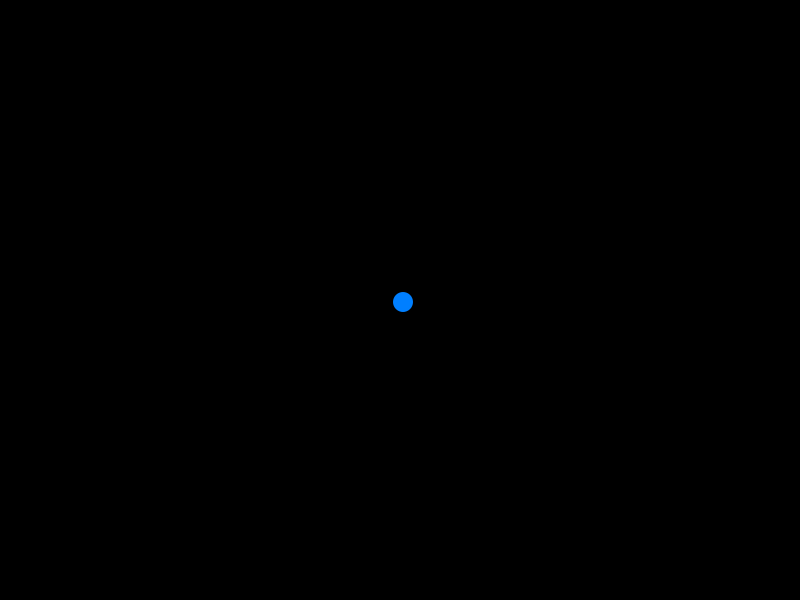
Frame 1 (no input)
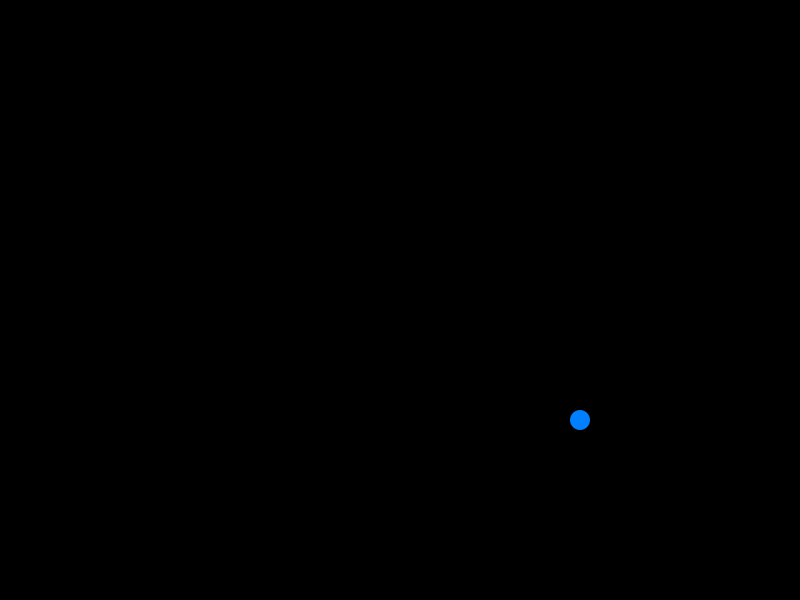
Frame 60 (the mouse pressed at the canvas centre just before this capture)
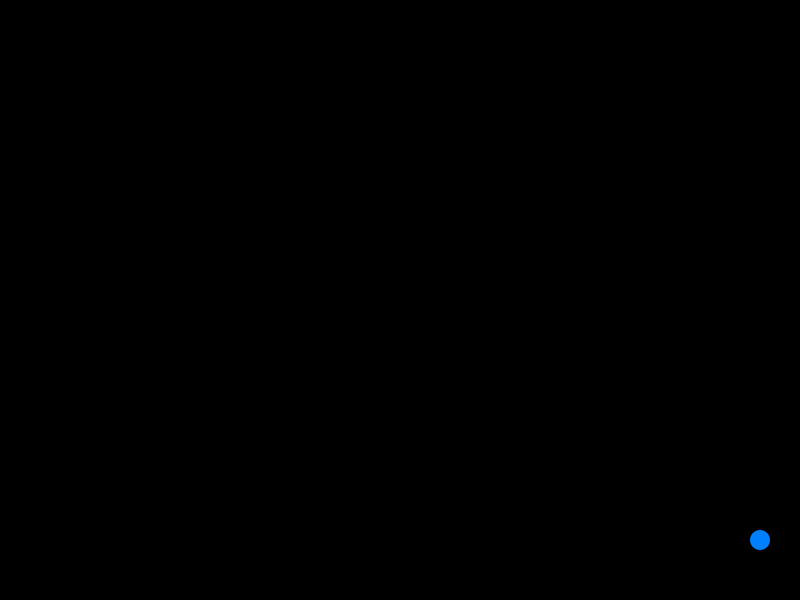
Frame 120 (the mouse held since frame 60 and released just before this capture)

The Processing sketch that drew these frames (run headless with seeded random() and noise(); from frame 60 on, the mouse is pressed at the canvas centre):

// Processing sketch: w04_03
// ── w04_03.pde
float locationX, locationY; //円の中心位置を格納する変数
float velocityX, velocityY; //円の速度を格納する変数

void setup() {
  size(800, 600); //800x600 pixelの画面を生成
  frameRate(60);  //フレームレート
  locationX = width/2; //円の初期位置X
  locationY = height/2; //円の初期位置Y
  velocityX = 3;  //円の初期速度X
  velocityY = 2;  //円の初期速度Y
}

void draw() {
  background(0); //背景を描画
  locationX = locationX + velocityX; //円のX座標を更新
  locationY = locationY + velocityY; //円のY座標を更新
  noStroke(); //枠線なし
  fill(0, 127, 255); //塗りの色
  ellipse(locationX, locationY, 20, 20); //指定した位置に円を描画

  if (locationX < 0 || locationX > width) { //もし画面の左端、または右端に到達したら
    velocityX = velocityX * -1; //X方向のスピードを反転
  }
  if (locationY < 0 || locationY > height) { //もし画面の下端、または上端に到達したら
    velocityY = velocityY * -1; //Y方向のスピードを反転
  }
}
